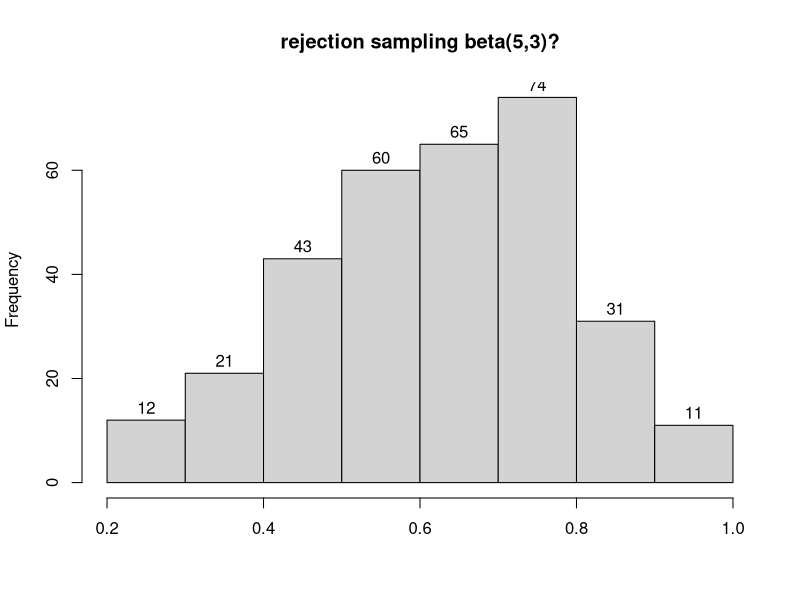
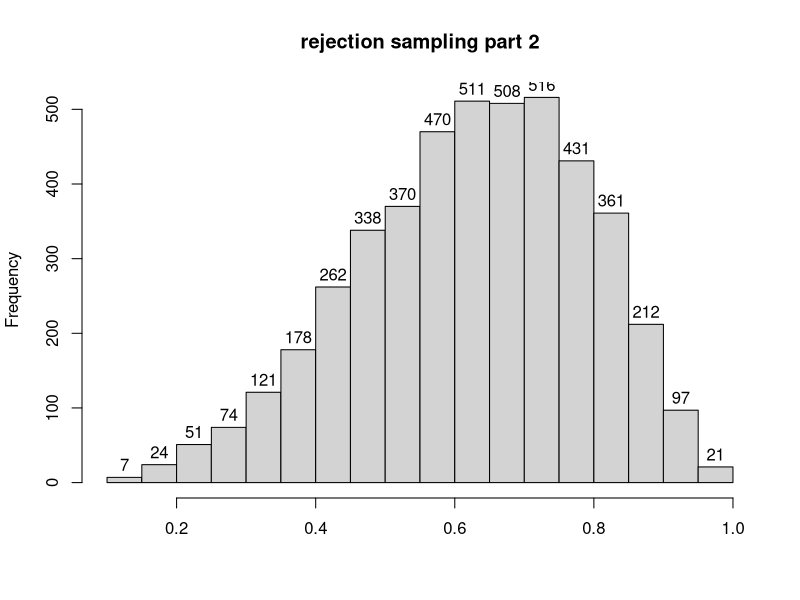

These figures' R source, in order:
for (i in seq(from=0, to=1, by = 0.01)){
	print(dbeta(x = i, shape1 = 5, shape2 = 3))
	print(22*dbeta(x = i, shape1 = 6, shape2 = 4))
	print('')
} 

#xtemp = dbeta(x = .68, shape1 = 5, shape2 = 3)

#xtemp

#Since beta dist. seems to be <3 an M of 3 seems appropriate


keep <- c()
M = 3
for (n in 1:1000){
	currentu <- runif(1, 0, 1)
	currentx <- runif(1, 0, 1) 
	currentgx <- dbeta(x = currentx, shape1 = 5, shape2 = 3)
	currentMhx <- 3*dunif(currentx, min = 0, max = 1) 
	if (currentu < (currentgx/currentMhx)){
		keep <- c(keep, currentx)
	}
}
#currentu
#currentx
hist(keep,main = 'rejection sampling beta(5,3)?', xlab = '', labels = TRUE)
length(keep)

keep2 <-c()
M = 22
for (n2 in 1:100000){
	currentu <- runif(1, 0, 1)
	currentx <- rbeta(1, shape1 = 6, shape2 = 4)
	currentgx <- dbeta(x = currentx, shape1 = 5, shape2 = 3)
	currentMhx <-22*dbeta(x = currentx, shape1 = 6, shape2 = 4)
	if (currentu < (currentgx/currentMhx)){
		keep2 <- c(keep2, currentx)
	}
}
hist(keep2,main = 'rejection sampling part 2', xlab = '', labels = TRUE)
length(keep2)

